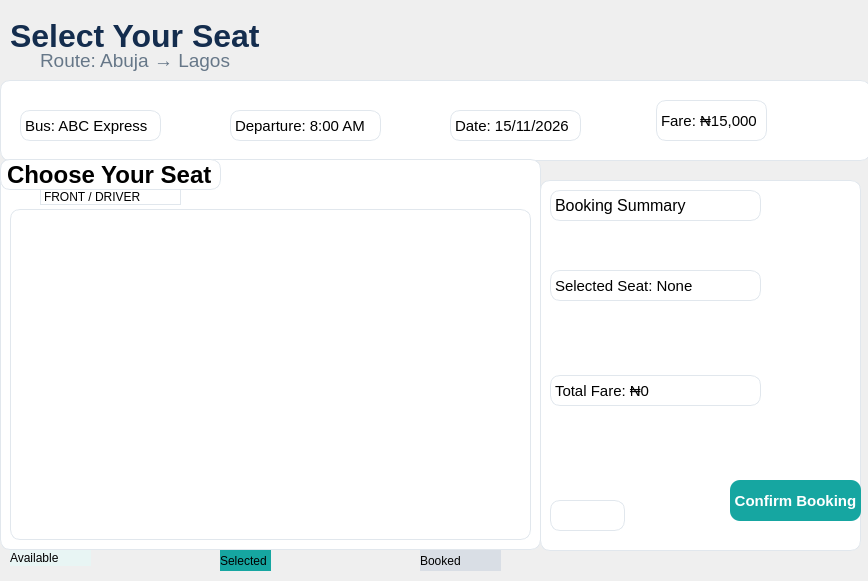
<?xml version="1.0" encoding="UTF-8"?>
<ui version="4.0">
 <class>SeatSelectionPage</class>
 <widget class="QWidget" name="SeatSelectionPage">
  <property name="geometry">
   <rect>
    <x>0</x>
    <y>0</y>
    <width>868</width>
    <height>581</height>
   </rect>
  </property>
  <property name="windowTitle">
   <string>BLUSBUS- Select Your Seat</string>
  </property>
  <widget class="QLabel" name="pageTitle">
   <property name="geometry">
    <rect>
     <x>10</x>
     <y>10</y>
     <width>251</width>
     <height>51</height>
    </rect>
   </property>
   <property name="font">
    <font>
     <family>Segoe UI</family>
     <pointsize>24</pointsize>
     <weight>75</weight>
     <bold>true</bold>
    </font>
   </property>
   <property name="styleSheet">
    <string notr="true">color: #142D4E;</string>
   </property>
   <property name="text">
    <string>Select Your Seat</string>
   </property>
  </widget>
  <widget class="QLabel" name="routeLabel">
   <property name="geometry">
    <rect>
     <x>40</x>
     <y>40</y>
     <width>241</width>
     <height>41</height>
    </rect>
   </property>
   <property name="font">
    <font>
     <family>Segoe UI</family>
     <pointsize>14</pointsize>
    </font>
   </property>
   <property name="styleSheet">
    <string notr="true">color: #667788;</string>
   </property>
   <property name="text">
    <string>Route: Abuja → Lagos</string>
   </property>
  </widget>
  <widget class="QFrame" name="tripInfoFrame">
   <property name="geometry">
    <rect>
     <x>0</x>
     <y>80</y>
     <width>871</width>
     <height>81</height>
    </rect>
   </property>
   <property name="styleSheet">
    <string notr="true">background-color: #FFFFFF; border: 1px solid #E1E7ED; border-radius: 10px;</string>
   </property>
   <property name="frameShape">
    <enum>QFrame::StyledPanel</enum>
   </property>
   <property name="frameShadow">
    <enum>QFrame::Raised</enum>
   </property>
   <widget class="QLabel" name="busLabel">
    <property name="geometry">
     <rect>
      <x>20</x>
      <y>30</y>
      <width>141</width>
      <height>31</height>
     </rect>
    </property>
    <property name="font">
     <font>
      <family>Segoe UI</family>
      <pointsize>11</pointsize>
     </font>
    </property>
    <property name="text">
     <string>Bus: ABC Express</string>
    </property>
   </widget>
   <widget class="QLabel" name="departureLabel">
    <property name="geometry">
     <rect>
      <x>230</x>
      <y>30</y>
      <width>151</width>
      <height>31</height>
     </rect>
    </property>
    <property name="font">
     <font>
      <family>Segoe UI</family>
      <pointsize>11</pointsize>
     </font>
    </property>
    <property name="text">
     <string>Departure: 8:00 AM</string>
    </property>
   </widget>
   <widget class="QLabel" name="dateLabel">
    <property name="geometry">
     <rect>
      <x>450</x>
      <y>30</y>
      <width>131</width>
      <height>31</height>
     </rect>
    </property>
    <property name="font">
     <font>
      <family>Segoe UI</family>
      <pointsize>11</pointsize>
     </font>
    </property>
    <property name="text">
     <string>Date: 15/11/2026</string>
    </property>
   </widget>
   <widget class="QLabel" name="fareLabel">
    <property name="geometry">
     <rect>
      <x>656</x>
      <y>20</y>
      <width>111</width>
      <height>41</height>
     </rect>
    </property>
    <property name="font">
     <font>
      <family>Segoe UI</family>
      <pointsize>11</pointsize>
     </font>
    </property>
    <property name="text">
     <string>Fare: ₦15,000</string>
    </property>
   </widget>
  </widget>
  <widget class="QFrame" name="seatMapFrame">
   <property name="geometry">
    <rect>
     <x>0</x>
     <y>159</y>
     <width>541</width>
     <height>391</height>
    </rect>
   </property>
   <property name="styleSheet">
    <string notr="true">background-color: #FFFFFF; border: 1px solid #E1E7ED; border-radius: 10px;</string>
   </property>
   <property name="frameShape">
    <enum>QFrame::StyledPanel</enum>
   </property>
   <property name="frameShadow">
    <enum>QFrame::Raised</enum>
   </property>
   <widget class="QLabel" name="seatMapTitle">
    <property name="geometry">
     <rect>
      <x>0</x>
      <y>0</y>
      <width>221</width>
      <height>31</height>
     </rect>
    </property>
    <property name="font">
     <font>
      <family>Segoe UI</family>
      <pointsize>18</pointsize>
      <weight>75</weight>
      <bold>true</bold>
     </font>
    </property>
    <property name="text">
     <string>Choose Your Seat</string>
    </property>
   </widget>
   <widget class="QLabel" name="driverLabel">
    <property name="geometry">
     <rect>
      <x>40</x>
      <y>30</y>
      <width>141</width>
      <height>16</height>
     </rect>
    </property>
    <property name="text">
     <string>FRONT / DRIVER</string>
    </property>
   </widget>
   <widget class="QWidget" name="seatGridWidget" native="true">
    <property name="geometry">
     <rect>
      <x>10</x>
      <y>50</y>
      <width>521</width>
      <height>331</height>
     </rect>
    </property>
   </widget>
  </widget>
  <widget class="QLabel" name="availableLegend">
   <property name="geometry">
    <rect>
     <x>10</x>
     <y>550</y>
     <width>81</width>
     <height>16</height>
    </rect>
   </property>
   <property name="font">
    <font>
     <family>Segoe UI</family>
    </font>
   </property>
   <property name="styleSheet">
    <string notr="true"> background-color:#E8F5F4</string>
   </property>
   <property name="text">
    <string>Available</string>
   </property>
  </widget>
  <widget class="QLabel" name="selectedLegend">
   <property name="geometry">
    <rect>
     <x>220</x>
     <y>550</y>
     <width>51</width>
     <height>21</height>
    </rect>
   </property>
   <property name="font">
    <font>
     <family>Segoe UI</family>
    </font>
   </property>
   <property name="styleSheet">
    <string notr="true"> background-color:#16A6A1</string>
   </property>
   <property name="text">
    <string>Selected</string>
   </property>
  </widget>
  <widget class="QLabel" name="bookedLegend">
   <property name="geometry">
    <rect>
     <x>420</x>
     <y>550</y>
     <width>81</width>
     <height>21</height>
    </rect>
   </property>
   <property name="font">
    <font>
     <family>Segoe UI</family>
    </font>
   </property>
   <property name="styleSheet">
    <string notr="true"> background-color:#D9DEE5</string>
   </property>
   <property name="text">
    <string>Booked</string>
   </property>
  </widget>
  <widget class="QFrame" name="bookingSummaryFrame">
   <property name="geometry">
    <rect>
     <x>540</x>
     <y>180</y>
     <width>321</width>
     <height>371</height>
    </rect>
   </property>
   <property name="styleSheet">
    <string notr="true">background-color: #FFFFFF; border: 1px solid #E1E7ED; border-radius: 10px;</string>
   </property>
   <property name="frameShape">
    <enum>QFrame::StyledPanel</enum>
   </property>
   <property name="frameShadow">
    <enum>QFrame::Raised</enum>
   </property>
   <widget class="QLabel" name="summaryTitle">
    <property name="geometry">
     <rect>
      <x>10</x>
      <y>10</y>
      <width>211</width>
      <height>31</height>
     </rect>
    </property>
    <property name="font">
     <font>
      <pointsize>12</pointsize>
     </font>
    </property>
    <property name="text">
     <string>Booking Summary</string>
    </property>
   </widget>
   <widget class="QLabel" name="selectedSeatLabel">
    <property name="geometry">
     <rect>
      <x>10</x>
      <y>90</y>
      <width>211</width>
      <height>31</height>
     </rect>
    </property>
    <property name="font">
     <font>
      <pointsize>11</pointsize>
     </font>
    </property>
    <property name="text">
     <string>Selected Seat: None</string>
    </property>
   </widget>
   <widget class="QLabel" name="totalFareLabel">
    <property name="geometry">
     <rect>
      <x>10</x>
      <y>195</y>
      <width>211</width>
      <height>31</height>
     </rect>
    </property>
    <property name="font">
     <font>
      <pointsize>11</pointsize>
     </font>
    </property>
    <property name="text">
     <string>Total Fare: ₦0</string>
    </property>
   </widget>
   <widget class="QPushButton" name="confirmBookingButton">
    <property name="geometry">
     <rect>
      <x>190</x>
      <y>300</y>
      <width>131</width>
      <height>41</height>
     </rect>
    </property>
    <property name="font">
     <font>
      <family>Segoe UI</family>
      <pointsize>11</pointsize>
      <weight>75</weight>
      <bold>true</bold>
     </font>
    </property>
    <property name="styleSheet">
     <string notr="true">background-color: #16A6A1;
    color: white;
    border: none;</string>
    </property>
    <property name="text">
     <string>Confirm Booking</string>
    </property>
   </widget>
   <widget class="QPushButton" name="backButton">
    <property name="geometry">
     <rect>
      <x>10</x>
      <y>320</y>
      <width>75</width>
      <height>31</height>
     </rect>
    </property>
    <property name="text">
     <string/>
    </property>
    <property name="icon">
     <iconset>
      <normaloff>../../Desktop/StudentManagementSystem/back_icon.jpeg</normaloff>../../Desktop/StudentManagementSystem/back_icon.jpeg</iconset>
    </property>
    <property name="iconSize">
     <size>
      <width>28</width>
      <height>35</height>
     </size>
    </property>
   </widget>
  </widget>
 </widget>
 <resources/>
 <connections/>
</ui>
